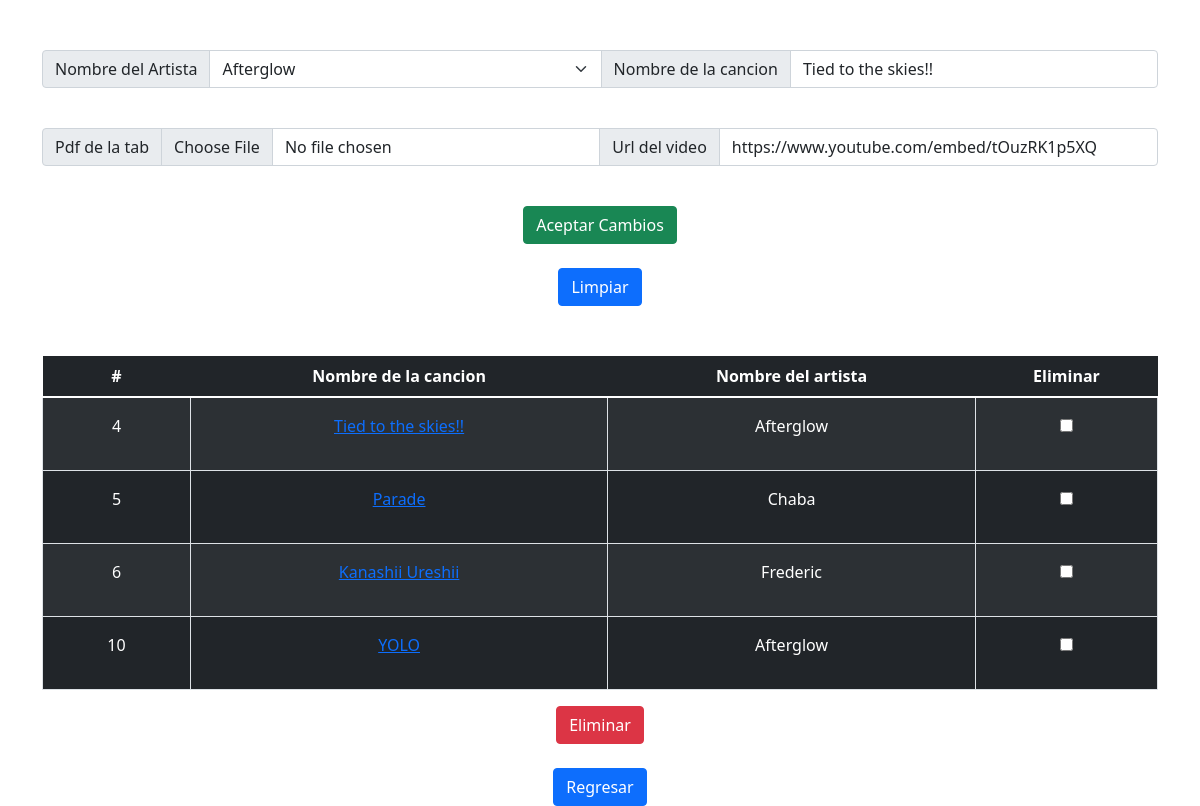
The page /pages/canciones.php?IdCancion=4&IdArtista=7 (signed in) on the database its author committed.
### tables this page shows
CREATE TABLE `canciones` (
  `IdCancion` int(11) NOT NULL,
  `IdArtista` int(11) NOT NULL,
  `RutaTab` varchar(500) NOT NULL,
  `Video` varchar(500) NOT NULL,
  `Nombre` varchar(255) NOT NULL
);

CREATE TABLE `artistas` (
  `IdArtista` int(11) NOT NULL,
  `Nombre` varchar(255) NOT NULL,
  `Imagen` varchar(255) NOT NULL
);

### pages/canciones.php (the view, shortened to what this page needs)
<?php
    include('funciones.php');
    include('conexion.php');
    $IdCancion = "";
    if(isset($_POST["IdCancion"])){
        $IdCancion = trim($_POST["IdCancion"]);
        if ($IdCancion == ""){
            if(isset($_GET["IdCancion"])){
                $IdCancion = $_GET["IdCancion"];
                if ($IdCancion == ""){
                    $IdCancion = "";
                }
            }
        }
    }
    else{
        if ($IdCancion == ""){
            $IdCancion = "";
        }
        if(isset($_GET["IdCancion"])){
            $IdCancion = $_GET["IdCancion"];
        }
    }
?>
<!DOCTYPE html>
<html lang="en">
<head>
    <link href="https://cdn.jsdelivr.net/npm/bootstrap@5.1.3/dist/css/bootstrap.min.css" rel="stylesheet">
</head>
<body>
    <?php
    if ($_SESSION['tipoUsuario'] == 1 && $_SESSION['IdUsuario'] != 0) {
        ?>
        <div class="container text-center" style="padding-top: 50px;">
            <form action="eArtistas.php?padre=3" method="post" class="form-container" enctype='multipart/form-data'>
                <div class="input-group mb-3">
                    <span class="input-group-text" id="basic-addon1">Nombre del Artista</span>
                    <?php
                        if ($IdCancion != "") {
                            $nombre = "";
                            $url = "";
                            $query = "select Nombre, RutaTab, Video from canciones where IdCancion = '".$IdCancion."'";
                            $result = mysqli_query($conn, $query);
                            while ($row = mysqli_fetch_row($result)) {
                                $nombre = $row[0];
                                $url = $row[2];
                            }
                            ?>
                            <label class="input-group-text" for="inputGroupFile01">Nombre de la cancion</label>
                            <input type="text" class="form-control" id="nombre" name="nombre" value="<?php echo $nombre; ?>">
                            <?php
                            echo '</div><br>';
                            ?>
                            <div class="input-group mb-3">
                                <label class="input-group-text" for="inputGroupFile01">Pdf de la tab</label>
                                <?php echo '<input type="file" class="form-control" id="pdf" name="pdf" value="">'; ?>
                                <label class="input-group-text" for="inputGroupFile01">Url del video</label>
                                <input type="text" class="form-control" id="url" name="url" value="<?php echo $url; ?>">
                            <?php
                        }
                    ?>
                </div>
                <br>
                <button class="btn btn-success" type="submit">Aceptar Cambios</button>
            </form>
            <br>
            <button class="btn btn-primary" onclick="limpiar()">Limpiar</button>
        </div>
        <div class="container text-center" style="padding-top: 50px;">
            <form form action="eArtistas.php?padre=4" method="post" class="form-container">
                <table class="table table-dark table-striped">
                    <thead>
                        <tr>
                        <th scope="col">#</th>
                        <th scope="col">Nombre de la cancion</th>
                        <th scope="col">Nombre del artista</th>
                        <th scope="col">Eliminar</th>
                        </tr>
                    </thead>
                    <tbody>
                        <?php
                        $query = "select IdCancion, a.Nombre, c.Nombre, a.IdArtista from canciones c, artistas a where c.IdArtista = a.IdArtista order by IdCancion asc";
                        $result = mysqli_query($conn, $query);
                        while ($row = mysqli_fetch_row($result)) {
                            echo "<tr><td class = 'px-4 py-3 text-sm border'> <p class = 'font-semibold'>".$row[0]."</p></td> \n";
                            echo "<td class = 'px-4 py-3 text-sm border'> <a href='canciones.php?IdCancion=".$row[0]."&IdArtista=".$row[3]."'><p class = 'font-semibold'>".$row[2]."</p></a></td> \n";
                            echo "<td class = 'px-4 py-3 text-sm border'> <p class = 'font-semibold'>".$row[1]."</p></td> \n";
                            echo "<td class = 'px-4 py-3 text-sm border'><input type='checkbox' name='chk[]' value='".$row[0]."'></td></tr>";
                        }
                        ?>
                    </tbody>
                </table>
                <button class="btn btn-danger" type="submit">Eliminar</button>
            </form>
            <br>
            <a href="admin.php" class="btn btn-primary">Regresar</a>
        </div>
        <?php
    }else{
        ?>
        <h1>No tienes derecho a ingresar</h1>
        <?php
    }
    ?>
</body>
</html>

### rows shown on the page
canciones: nombre "Tied to the skies!!", url "https://www.youtube.com/embed/tOuzRK1p5XQ", IdCancion "4", Nombre "Tied to the skies!!", IdArtista.Nombre "Afterglow"
canciones: IdCancion "5", Nombre "Parade", IdArtista.Nombre "Chaba"
canciones: IdCancion "6", Nombre "Kanashii Ureshii", IdArtista.Nombre "Frederic"
canciones: IdCancion "10", Nombre "YOLO", IdArtista.Nombre "Afterglow"

### other values the page prints
form field artista "Afterglow"
